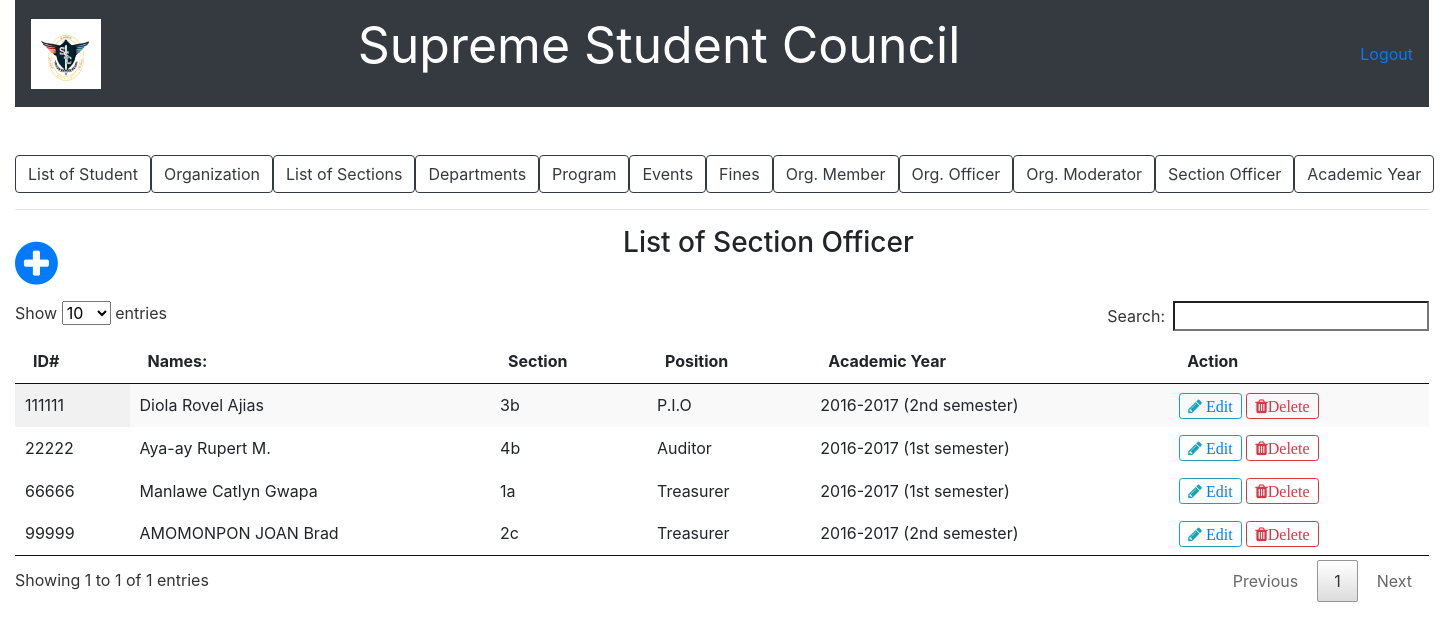
The page /list_of_section_officer.php on the database as committed earlier.
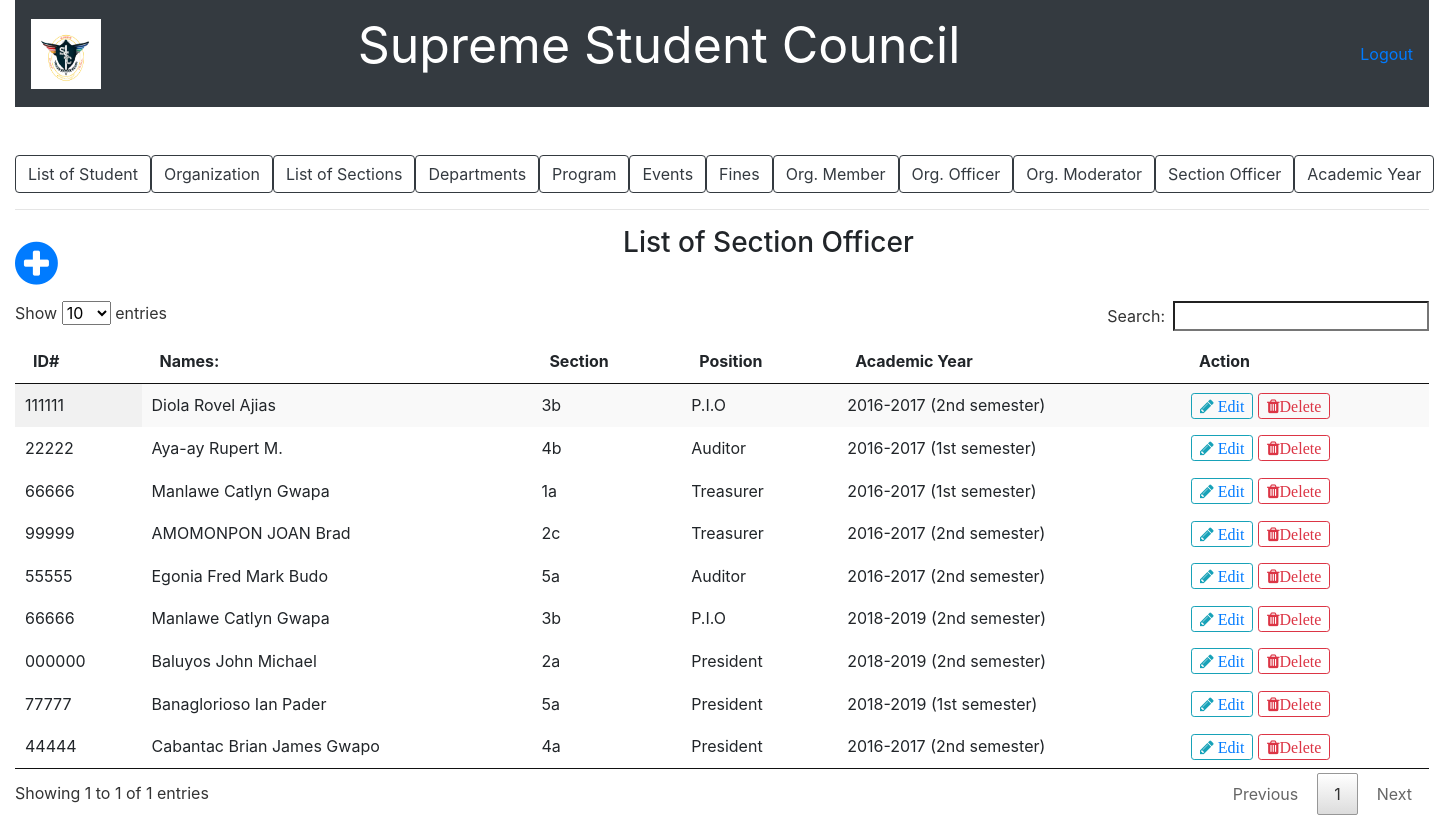
The same page on the database as committed later.
### tables this page shows
CREATE TABLE `section_officer` (
  `id_number` varchar(15) NOT NULL,
  `position` varchar(20) NOT NULL,
  `academic_code` int(11) NOT NULL,
  `section_id` varchar(10) NOT NULL
);

CREATE TABLE `student` (
  `id_number` varchar(15) NOT NULL,
  `last_name` varchar(20) NOT NULL,
  `first_name` varchar(20) NOT NULL,
  `middle_name` varchar(20) NOT NULL,
  `course_code` varchar(10) NOT NULL,
  `section_id` varchar(10) NOT NULL,
  `status` varchar(20) NOT NULL
);

CREATE TABLE `section` (
  `section_id` varchar(10) NOT NULL,
  `year` varchar(10) NOT NULL
);

CREATE TABLE `academic_year` (
  `academic_code` int(11) NOT NULL,
  `acad_year` varchar(20) NOT NULL,
  `semester` varchar(20) NOT NULL
);

### list_of_section_officer.php (the view, shortened to what this page needs)
<?php include('server.php'); ?>
<!DOCTYPE html>
<html>
<head>
		<link rel="stylesheet" href="bootstrap/css/bootstrap.min.css">
		<link rel = "stylesheet" href = "font-awesome-4.7.0/font-awesome-4.7.0/css/font-awesome.min.css">
		<link href = "css/style.css" rel = "stylesheet" type = "text/css" >
		<link href = "css/jquery.dataTables.min.css" rel = "stylesheet" type = "text/css" >
</head>
<body>
	<div class="container-fluid">
		<nav class="navbar navbar-expand-lg navbar-dark bg-dark">
		   <a href = "index.php"><img src = "picture/ssc.PNG" style=" height:70px; width:70px;"></a>
		  <div class="collapse navbar-collapse" id="navbarTogglerDemo03">
		    	<center><p style="color:white; font-size: 50px; margin-right: 400px;">Supreme Student Council</p></center>
		    	<a href="logout.php">Logout</a>
		  </div>
		</nav>
	</div>
	<br /><br />
	<div class="container-fluid">
				<div class="btn-group btn-group-lg" role="group"">
					<a href = "list_of_student.php"><button type="button" class="btn btn-outline-dark">List of Student</button></a>
					<a href ="list_of_organization.php"><button type="button" class="btn btn-outline-dark">Organization</button></a>
					<a href ="list_of_section.php"><button type="button" class="btn btn-outline-dark">List of Sections</button></a>
					<a href ="list_of_department.php"><button type="button" class="btn btn-outline-dark">Departments</button>
					<a href ="list_of_program.php"><button type="button" class="btn btn-outline-dark">Program</button></a>
					<a href ="list_of_event.php"><button type="button" class="btn btn-outline-dark">Events</button></a>
					<a href ="fines.php"><button type="button" class="btn btn-outline-dark">Fines</button></a>
					<a href ="list_of_organization_member.php"><button type="button" class="btn btn-outline-dark">Org. Member</button></a>
					<a href ="list_of_organization_officer.php"><button type="button" class="btn btn-outline-dark">Org. Officer</button></a>
					<a href ="list_of_organization_moderator.php"><button type="button" class="btn btn-outline-dark">Org. Moderator</button></a>
					<a href ="list_of_section_officer.php"><button type="button" class="btn btn-outline-dark">Section Officer</button></a>
					<a href ="list_of_acad_year.php"><button type="button" class="btn btn-outline-dark">Academic Year</button></a>
				</div>
				<hr />
				<a href = "add_new_section_officer.php"><span style="float: left; font-size: 50px; margin-right: 50px;"><i class="fa fa-plus-circle" font-size = "50px"></i></span></a>
				<center><h3>List of Section Officer</h3></center><br />
				<?php $results = mysqli_query($db, "SELECT * FROM section_officer,academic_year,student,section WHERE section_officer.academic_code=academic_year.academic_code AND section_officer.id_number=student.id_number AND section_officer.section_id=section.section_id"); ?>
				<table class="display" id ="MYTABLE">
				  <thead class="thead-dark">
				    <tr>
				      <th scope="col">ID#</th>
				      <th scope="col">Names:</th>
				      <th scope="col">Section</th>
				      <th scope="col">Position</th>
 					  <th scope="col">Academic Year</th>
				      <th scope="col">Action</th>
				    </tr>
				  </thead>
				  <?php while ($row = mysqli_fetch_array($results)){ ?>
				  <tbody>
				    <tr>
							<td><?php echo $row['id_number'];?></td>
							<td><?php echo ucwords($row['last_name']." ".$row['first_name']." ".$row['middle_name'])?></td>
							<td><?php echo $row['section_id'];?></td>
							<td><?php echo $row['position'];?></td>
						 	<td><?php echo $row['acad_year']." "."(".$row['semester'].")"; ?></td>
							<td>
								<button type="button" class="btn btn-outline-info btn-sm fa fa-pencil"><a href="update_section_officer.php?edit8=<?php echo $row['id_number']; ?>"> Edit </a></button>
								<button type="button" class="btn btn-outline-danger btn-sm fa fa-trash" data-toggle="modal" data-target="#exampleModal">Delete</button>
							</td>
				    </tr>
				  </tbody>
				<?php
  				  } ?>
				</table>
	</div>
</body>
</html>

Rows that differ between the two databases and show on the page:
added section_officer: id_number.id_number "55555", id_number.middle_name "Egonia Fred Mark Budo", section.section_id "5a", position "Auditor", academic_code.acad_year "2016-2017", academic_code.semester "2nd semester"
added section_officer: id_number.id_number "66666", id_number.middle_name "Manlawe Catlyn Gwapa", section.section_id "3b", position "P.I.O", academic_code.acad_year "2018-2019", academic_code.semester "2nd semester"
added section_officer: id_number.id_number "000000", id_number.middle_name "Baluyos John Michael", section.section_id "2a", position "President", academic_code.acad_year "2018-2019", academic_code.semester "2nd semester"
added section_officer: id_number.id_number "77777", id_number.middle_name "Banaglorioso Ian Pader", section.section_id "5a", position "President", academic_code.acad_year "2018-2019", academic_code.semester "1st semester"
added section_officer: id_number.id_number "44444", id_number.middle_name "Cabantac Brian James Gwapo", section.section_id "4a", position "President", academic_code.acad_year "2016-2017", academic_code.semester "2nd semester"
